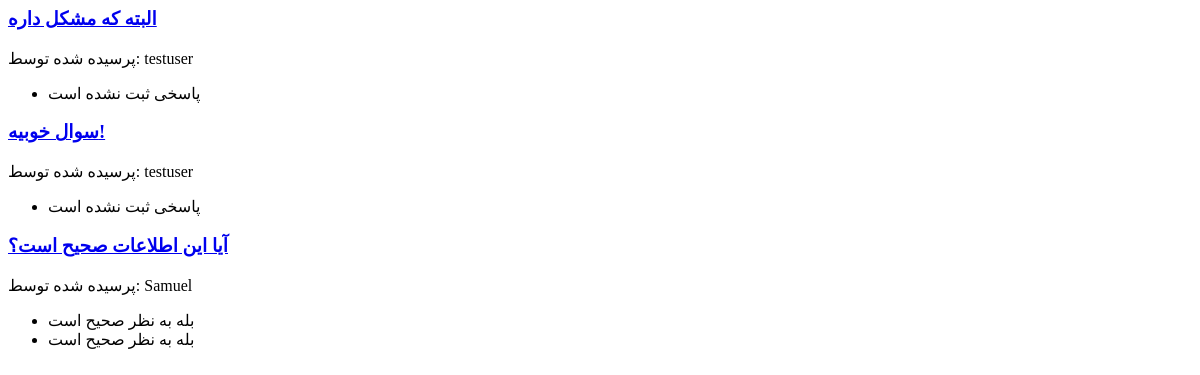
Before: /discussion/ with the older database file.
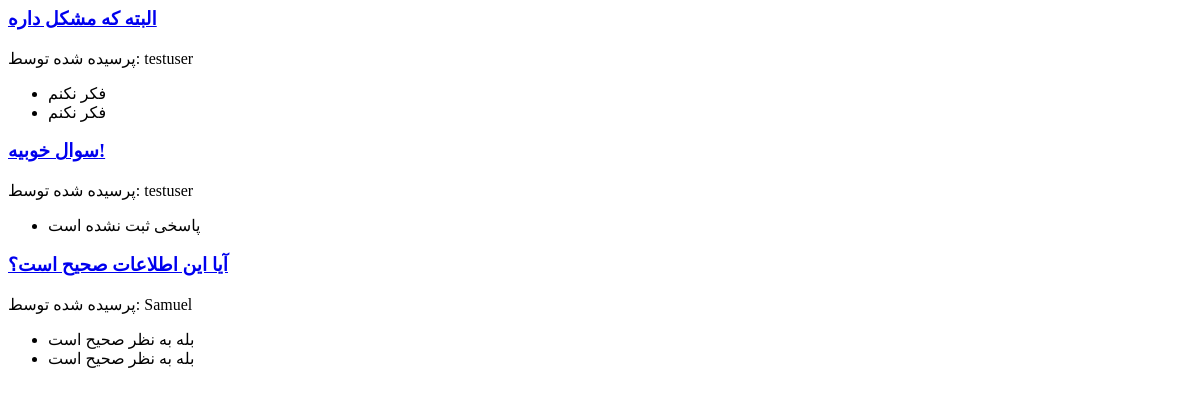
After: the same page with the newer database file.
### Word/models.py (models this page shows, shortened)
class Ask(models.Model):
    ask_to = models.ForeignKey(Words, on_delete=models.CASCADE, null=True, blank=True)
    user = models.ForeignKey(User, on_delete=models.CASCADE, null=True, blank=True)  # اینجا تغییر کرد
    question = models.TextField()
    class Meta:
        verbose_name = 'سوال'
        verbose_name_plural = 'سوالات'

class Response(models.Model):
    user = models.ForeignKey(User, on_delete=models.CASCADE, null=True, blank=True)  # مقدار دیفالت نمی‌خواهد
    response_to = models.ForeignKey(Ask, on_delete=models.CASCADE)
    response = models.TextField()
    class Meta:
        verbose_name = 'پاسخ'
        verbose_name_plural = 'پاسخ‌ها'

### Authentication/models.py (models this page shows, shortened)
class User(AbstractUser):
    email = models.EmailField(unique=True, validators=[validate_email_domain])
    bio = models.TextField(blank=True , max_length=100)
    hits = models.ManyToManyField(IPAddress, related_name="hits", blank=True, editable=False)
    score = models.IntegerField(default=0, editable=False)
    is_banned = models.BooleanField(default=False, editable=False)
    class Meta:
        verbose_name = "حساب"
        verbose_name_plural = "حساب ها"

### Zabanzad/views.py (the view)
# urls.py: path("discussion/",view=Discussion,name="AskQuestion"),
def Discussion(request):
    latest_questions = Ask.objects.all().order_by('-id')[:50]
    questions_with_responses = latest_questions.prefetch_related(
        Prefetch(
            'response_set',
            queryset=Response.objects.all().order_by('id')[:2],  # دو پاسخ اول
            to_attr='responses'
        )
    )
    return render(request, 'Word/discussion.html', {'questions': questions_with_responses})

### Home/Middleware.py (called while the page is built)
    def __call__(self, request):
        x_forwarded_for = request.META.get('HTTP_X_FORWARDED_FOR')
        if x_forwarded_for:
            ip = x_forwarded_for.split(',')[0]
        else:
            ip = request.META.get('REMOTE_ADDR')
        ip_address, created = IPAddress.objects.update_or_create(
            ipAddr=ip,
            defaults={"last_seen": now()}  # به‌روزرسانی زمان آخرین بازدید
        )
        request.user.ip_address = ip_address  # اتصال IP به کاربر
        response = self.get_response(request)
        return response

### Templates/Word/discussion.html
{% for question in questions %}
    <h3>
        <a href="{% url 'Authentication:QuestionDetail' question.user.username question.id %}">{{ question.question }}</a>
    </h3>
    <p>پرسیده شده توسط: {{ question.user.username }}</p>
    <ul>
        {% for response in question.responses %}
            <li>{{ response.response }}</li>
        {% empty %}
            <li>پاسخی ثبت نشده است</li>
        {% endfor %}
    </ul>
{% endfor %}

Changed rows visible on the page:
shown differently, row unchanged: Ask "البته که مشکل داره": no longer shows "پاسخی ثبت نشده است"
added Response: response "فکر نکنم", shown under Ask "البته که مشکل داره"
added Response: response "فکر نکنم", shown under Ask "البته که مشکل داره"
